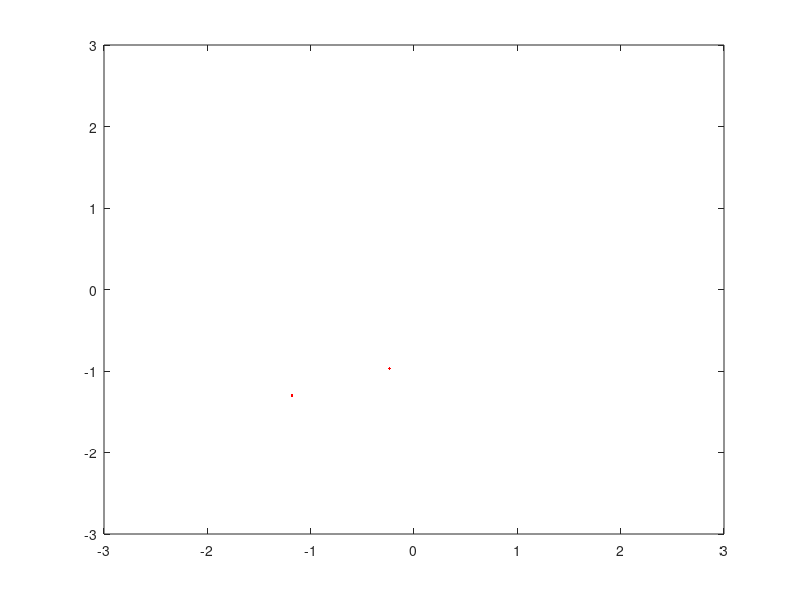

Write MATLAB code to recreate this figure.
# Ejercicio 4 - Guía 2 - Métodos numéricos para fluidos I
# Pablo Chehade
# Última edición: 2022/10/11
# Se busca resolver el problema del péndulo simple y péndulo doble

# Inciso a: péndulo simple
# EDO:
# tita''(t) = -g/l * sin(tita(t))
# o, escrito como sistema de ecuaciones
# u' = v
# v' = -g/l * sin(u)
# o, vectorialmente
# dy_vec/dt = f_vec(y_vec,t), donde y_vec = (u,v)



#---------------------------------------------
#Datos del problema
#---------------------------------------------
global g = 10;
global l = 1;

#---------------------------------------------
#Datos de la discretización
#---------------------------------------------

global Nmax_bis = 10000;
global tol_bis = 0.00001;
global alea = 0; #Este es un nro aleatorio necesario para ejecutar el método de bisección. No debería tener impacto en el resultado final
global a = -10;
global b = 10;

function f_vec =  f_vec(y_vec, t)
    g = 10;
    l = 1;
    f_vec = [y_vec(2), -g/l * sin(y_vec(1))];
endfunction

function y_new1 = Euler_implicito(y_new, y_old, t_old, h)
    # Dado y_n calcula y_{n+1} mediante el método de Euler implícito
    # y_{n+1} = y_n + h * f_vec(y_{n+1},t_{n+1})
    #y_new es el vector [y1_{n+1}, y2_{n+1}]
    #y_old es el vector [y1_n, y2_n]
    #t_old es el tiempo t_n
    #h es el paso de tiempo
    t_new = t_old + h;
    y_new1 = y_old + h*f_vec(y_new,t_new);
endfunction

function y_new1 = CrackNicholson(y_new, y_old, t_old, h)
    # Dado y_n calcula y_{n+1} mediante el método de Crack-Nicholson
    # y_{n+1} = y_n + h/2 * (f_vec(y_n,t_n) + f_vec(y_{n+1},t_{n+1}))
    #y_new es el vector [y1_{n+1}, y2_{n+1}]
    #y_old es el vector [y1_n, y2_n]
    #t_old es el tiempo t_n
    #h es el paso de tiempo
    t_new = t_old + h;
    y_new1 = y_old + h/2*(f_vec(y_old,t_old) + f_vec(y_new,t_new));
endfunction

function y_new1 = RK4(y_old, t_old, h)
    # Dado y_n calcula y_{n+1} mediante el método de Runge-Kutta de orden 4
    #y_new1 es el vector [y1_{n+1}, y2_{n+1}]. No se coloca como input porque se trata de un método explícito
    #y_old es el vector [y1_n, y2_n]
    #t_old es el tiempo t_n
    #h es el paso de tiempo
    t_new = t_old + h;
    k1 = f_vec(y_old,t_old);
    k2 = f_vec(y_old + h/2*k1,t_old + h/2);
    k3 = f_vec(y_old + h/2*k2,t_old + h/2);
    k4 = f_vec(y_old + h*k3,t_old + h);
    y_new1 = y_old + h/6*(k1 + 2*k2 + 2*k3 + k4);
endfunction

function y_new1 = LeapFrog(y_old,y_old_old, t_old,h)
    # Dado y_n calcula y_{n+1} mediante el método de Leap-Frog (método explícito)
    #y_new es el vector [y1_{n+1}, y2_{n+1}]
    #y_old es el vector [y1_n, y2_n]
    #y_old_old es el vector [y1_n-1, y2_n-1]
    #t_old es el tiempo t_n
    #h es el paso de tiempo
    t_new = t_old + h;
    y_new1 = y_old_old + 2*h*f_vec(y_old,t_old);
endfunction



function [tita_array, tita_punto_array] = Metodo_implicito(metodo, y_ini, t_ini, h, n, a, b, Nmax_bis, tol_bis, alea)
    #Aplico el método implícito al problema y retorno tita y tita_punto para todo t discreto entre 0 y h*n
    #metodo es un puntero al método implícito
    #y_ini es el vector [y1_0, y2_0]
    #t_ini es el tiempo t_0
    #h es el paso de tiempo
    #n es el número de pasos de tiempo
    #a y b son los límites de la bisección
    #Nmax_bis es el número máximo de iteraciones de la bisección
    #tol_bis es la tolerancia de la bisección
    #alea es un nro aleatorio necesario para aplicar el método de la bisección. No debería tener impacto alguno

    tita_array = zeros(n,1);
    tita_punto_array = zeros(n,1);
    #Aplico el método n veces
    t_old = t_ini;
    y_ini_copia = y_ini;
    for ii = 1:n
        [tita_array(ii), tita_punto_array(ii)] = biseccion_gral(metodo,y_ini_copia,t_old,h, a, b, Nmax_bis, tol_bis, alea);
        y_ini_copia = [tita_array(ii), tita_punto_array(ii)];
        t_old = t_old + h;
    endfor
endfunction

function [tita_array, tita_punto_array] = Metodo_explicito(metodo, y_ini, t_ini, h, n)
    #Aplico un método explícito al problema y retorno tita y tita_punto para todo t discreto entre 0 y h*n
    #metodo es un puntero al metodo explícito
    #y_ini es el vector [y1_0, y2_0]
    #t_ini es el tiempo t_0
    #h es el paso de tiempo
    #n es el número de pasos de tiempo

    tita_array = zeros(n,1);
    tita_punto_array = zeros(n,1);
    #Aplico el método n veces
    t_old = t_ini;
    y_ini_copia = y_ini;
    for ii = 1:n
        y_new = metodo(y_ini_copia,t_old,h);
        tita_array(ii) = y_new(1);
        tita_punto_array(ii) = y_new(2);
        #No se puede hacer directamente [tita_array(ii), tita_punto_array(ii)] = metodo(y_ini_copia,t_ini,h); porque la función metodo registra un único output, no varios.
        y_ini_copia = [tita_array(ii), tita_punto_array(ii)];
        t_old = t_old + h;
    endfor

endfunction

function [tita_array, tita_punto_array] = CN_LeapFrog(y_ini, t_ini, h, n, a, b, Nmax_bis, tol_bis, alea)
    #2 pasos con C-N y uno con Leap-Frog, es decir, se avanza de a 3h y por lo tanto n debe ser múltiplo de 3

    #Controlo que n sea múltiplo de 3
    if(mod(n,3)!=0)
        error("n debe ser multiplo de 3")
    endif

    tita_array = zeros(n,1);
    tita_punto_array = zeros(n,1);

    y_ini_copia = y_ini;
    t_old = t_ini;

    for jj = 1:(n/3)
        ii = 3*(jj-1) + 1;
    #C-N:
        [tita_array(ii), tita_punto_array(ii)] = Metodo_implicito(@CrackNicholson, y_ini_copia, t_old, h, 1, a, b, Nmax_bis, tol_bis, alea);
        y_ini_copia = [tita_array(ii), tita_punto_array(ii)];
        t_old = t_old + h;
        [tita_array(ii+1), tita_punto_array(ii+1)] = Metodo_implicito(@CrackNicholson, y_ini_copia, t_old, h, 1, a, b, Nmax_bis, tol_bis, alea);
        y_ini_copia = [tita_array(ii+1), tita_punto_array(ii+1)];
        t_old = t_old + h;

        #Leap-Frog:
        y_new= LeapFrog([tita_array(ii+1), tita_punto_array(ii+1)],[tita_array(ii), tita_punto_array(ii)], t_old,h);
        tita_array(ii+2) = y_new(1);
        tita_punto_array(ii+2) = y_new(2);
        y_ini_copia = [tita_array(ii+2), tita_punto_array(ii+2)];
        t_old = t_old + h;
    endfor

endfunction

#Aplico los métodos
y_ini = [pi/2,0]; #condiciones iniciales
t_ini = 0;
n = 99;
h = 0.1;
plotear = false;

if plotear == true
    [tita_array_EI, tita_punto_array_EI] = Metodo_implicito(@Euler_implicito, y_ini, t_ini, h, n, a, b, Nmax_bis, tol_bis, alea);
    [tita_array_CN, tita_punto_array_CN] = Metodo_implicito(@CrackNicholson, y_ini, t_ini, h, n, a, b, Nmax_bis, tol_bis, alea);
    [tita_array_RK4, tita_punto_array_RK4] = Metodo_explicito(@RK4, y_ini, t_ini, h, n);
    [tita_array_CNLF, tita_punto_array_CNLF] = CN_LeapFrog(y_ini, t_ini, h, n, a, b, Nmax_bis, tol_bis, alea);


    #Ploteo tita_array vs tiempo:
    t_array = linspace(0, n*h, n);
    plot(t_array,tita_array_EI,";Euler Implícito;","linewidth", 2);
    hold on;
    plot(t_array,tita_array_CN,";Crack - Nicholson;","linewidth", 2);
    hold on;
    plot(t_array,tita_array_RK4,";RK4;","linewidth", 2);
    hold on;
    plot(t_array,tita_array_CNLF,";CN + Leap Frog;","linewidth", 2);

    pause(1000)
endif

function Tau = Periodo_exacto(l,g,tita,tol_periodo)
    #Calcula el período del péndulo simple con la fórmula exacta para dado l y g. Para esto se emplea una suma infinita truncada hasta cierto término. El truncamiento está dado por la tolerancia aceptada tol_periodo, donde el error se calcula como la diferencia entre considerar o no el siguiente término en la suma.
    #l es la longitud del péndulo
    #g es la aceleración de la gravedad
    #tol_periodo es la tolerancia de truncamiento, da la cantidad de términos considerados en la suma infinita
    #tita es la amplitud angular

    T0 = 2*pi*sqrt(l/g);
    Tau = T0;
    error_trunc = tol_periodo + 1;
    nn = 0;
    while(error_trunc > tol_periodo)
        #Calculo el siguiente término de la suma (adimensional)
        termino_suma = ( factorial(2*nn) / (2^(2*nn)*(factorial(nn))^2) )^2 * sin(tita/2)^(2*nn);
        #Actualizo el valor de nn
        nn = nn + 1;
        #Calculo el error de truncamiento
        error_trunc = T0*termino_suma;
        #Actualizo el valor de Tau
        Tau = Tau + error_trunc;
    endwhile

endfunction

function e_fase = error_fase(t_array, tita_array,tita_punto_array, Tau)
    #Dado t_array, tita_array y tita_punto_array, calculo el error de fase (tan−1(tita′/tita))
    #a t = Tau período exacto, fase_exacta = 0, entonces el error estará dado por la fase

    #tol_fase es el error en la determinación del tiempo tal que t = Tau. Si es muy pequeño podría no encontrarse el tiempo que cumpla la condición.

    #Busco el tiempo t en t_array tal que t = Tau (no considero múltiplos)
    e_fase = 10;
    for ii=1:length(t_array)
        #Calculo la fase a ese tiempo
        if(abs(t_array(ii) - Tau) < 0.001) #considero que el error en la determinación de este nro está dado solamente por un error de punto flotante
            e_fase = atan(tita_punto_array(ii)/tita_array(ii));
        endif
    endfor

endfunction

function ampli = amplitud(tita_punto, tita, l, g)
    ampli = 1/2 * l^2 * tita_punto ^2 - g*l*cos(tita);
endfunction

function e_ampli = erroramplitud(t_array, tita_array,tita_punto_array, Tau, l, g)
    #Dado t_array, tita_array y tita_punto_array, calculo el error de amplitud (1/2l^2tita′^2 − gl cos(tita)) en t = Tau período exacto

    amplitud_exacta = amplitud(tita_punto_array(1), tita_array(1), l, g);
    #Busco el tiempo t en t_array tal que t = Tau (no considero múltiplos)
    e_ampli = 10;
    for ii=1:length(t_array)
        #Calculo el error de amplitud
        if(abs(t_array(ii) - Tau)< 0.001)
            e_ampli = amplitud_exacta - amplitud(tita_punto_array(ii), tita_array(ii), l, g);
        endif
    endfor
endfunction


#Aplico los métodos y calculo para cada uno de ellos el error de fase y el error de amplitud
plotear = false;

if plotear == true

    y_ini = [pi/2,0]; #condiciones iniciales
    t_ini = 0;

    #Calculo el período
    tol_periodo = 0.00000001;
    Tau = Periodo_exacto(l,g,y_ini(1),tol_periodo);

    #Elijo n múltiplo de 3
    n_array = 33*[1,3,9,27]; #debe ser impar para que Tau esté contenido en t_array
    #n_array = 33*[1,3,9,27,81,243, 729]; #debe ser impar para que Tau esté contenido en t_array
    #Elijo h tal que el período esté contenido en t_array una cantidad k de veces
    k = 2;
    h_array = zeros(length(n_array),1);
    for ii = 1:length(n_array)
        h_array(ii) = k*Tau/n_array(ii);
    endfor

    e_fase = zeros(length(n_array),4); #Las filas serán los distintos métodos en el orden EI, CN, RK4, CNFL
    e_amplitud = zeros(length(n_array),4);

    for ii=1:length(n_array)
        t_array = linspace(0, n_array(ii)*h_array(ii), n_array(ii));

        [tita_array_EI, tita_punto_array_EI] = Metodo_implicito(@Euler_implicito, y_ini, t_ini, h_array(ii), n_array(ii), a, b, Nmax_bis, tol_bis, alea);
        e_fase(ii,1) = error_fase(t_array, tita_array_EI,tita_punto_array_EI, Tau);
        e_amplitud(ii,1) = erroramplitud(t_array, tita_array_EI,tita_punto_array_EI, Tau, l, g);

        [tita_array_CN, tita_punto_array_CN] = Metodo_implicito(@CrackNicholson, y_ini, t_ini, h_array(ii), n_array(ii), a, b, Nmax_bis, tol_bis, alea);
        e_fase(ii,2) = error_fase(t_array, tita_array_CN,tita_punto_array_CN, Tau);
        e_amplitud(ii,2) = erroramplitud(t_array, tita_array_CN,tita_punto_array_CN, Tau, l, g);

        [tita_array_RK4, tita_punto_array_RK4] = Metodo_explicito(@RK4, y_ini, t_ini, h_array(ii), n_array(ii));
        e_fase(ii,3) = error_fase(t_array, tita_array_RK4,tita_punto_array_RK4, Tau);
        e_amplitud(ii,3) = erroramplitud(t_array, tita_array_RK4,tita_punto_array_RK4, Tau, l, g);

        [tita_array_CNLF, tita_punto_array_CNLF] = CN_LeapFrog(y_ini, t_ini, h_array(ii), n_array(ii), a, b, Nmax_bis, tol_bis, alea);
        e_fase(ii,4) = error_fase(t_array, tita_array_CNLF,tita_punto_array_CNLF, Tau);
        e_amplitud(ii,4) = erroramplitud(t_array, tita_array_CNLF,tita_punto_array_CNLF, Tau, l, g);

    endfor

    % #Ploteo los errores vs h_array:
    % plot(h_array,e_fase(:,1),";Euler Implícito;","linewidth", 2);
    % hold on;
    % plot(h_array,e_fase(:,2),";Crack - Nicholson;","linewidth", 2);
    % hold on;
    % plot(h_array,e_fase(:,3),";RK4;","linewidth", 2);
    % hold on;
    % plot(h_array,e_fase(:,4),";CN + Leap Frog;","linewidth", 2);
    % pause(2)
    % hold off;

    % plot(h_array,e_amplitud(:,1),";Euler Implícito;","linewidth", 2);
    % hold on;
    % plot(h_array,e_amplitud(:,2),";Crack - Nicholson;","linewidth", 2);
    % hold on;
    % plot(h_array,e_amplitud(:,3),";RK4;","linewidth", 2);
    % hold on;
    % plot(h_array,e_amplitud(:,4),";CN + Leap Frog;","linewidth", 2);
    % pause(2)
    % hold off;

    #Ploteo los errores vs h_array en escala log-log
    loglog(h_array,abs(e_fase(:,1)),";Euler Implícito;","linewidth", 2);
    hold on;
    loglog(h_array,abs(e_fase(:,2)),";Crack - Nicholson;","linewidth", 2);
    hold on;
    loglog(h_array,abs(e_fase(:,3)),";RK4;","linewidth", 2);
    hold on;
    loglog(h_array,abs(e_fase(:,4)),";CN + Leap Frog;","linewidth", 2);
    pause(10)
    hold off;

    loglog(h_array,abs(e_amplitud(:,1)),";Euler Implícito;","linewidth", 2);
    hold on;
    loglog(h_array,abs(e_amplitud(:,2)),";Crack - Nicholson;","linewidth", 2);
    hold on;
    loglog(h_array,abs(e_amplitud(:,3)),";RK4;","linewidth", 2);
    hold on;
    loglog(h_array,abs(e_amplitud(:,4)),";CN + Leap Frog;","linewidth", 2);
    pause(10)
    hold off;

endif

#Agrego rectas con distintas dependencias
#Estaría bueno hacer una corrida grande y exportar los datos anteriores para luego graficarlos




#Inciso b: péndulo doble

function fb_vec =  fb_vec(y_vec, t)
    f1 = y_vec(3);
    f2 = y_vec(4);
    f3 = (y_vec(4)^2*sin(y_vec(2)-y_vec(1)) - 20*sin(y_vec(1)) + y_vec(3)^2*sin(y_vec(2)-y_vec(1))*cos(y_vec(2)-y_vec(1)) + 10*sin(y_vec(2))*cos(y_vec(2)-y_vec(1))  )  /  (  2 - cos(y_vec(2)-y_vec(1))^2  );
    f4 = -y_vec(3)^2*sin(y_vec(2)-y_vec(1)) -10*sin(y_vec(2)) - f3*cos(y_vec(2)-y_vec(1));

    % (v2^2*sin(u2-u1) - 20*sin(u1) + v1^2*sin(u2-u1)*cos(u2-u1) + 10*sin(u2)*cos(u2-u1)  )  /  (  2 - cos(u2-u1)^2  )
    % -v1^2*sin(u2-u1) -10*sin(u2) - (v2^2*sin(u2-u1) - 20*sin(u1) + v1^2*sin(u2-u1)*cos(u2-u1) + 10*sin(u2)*cos(u2-u1)  )  /  (  2 - cos(u2-u1)^2  )*cos(u2-u1)

    fb_vec = [f1,f2,f3,f4];
endfunction

function y_new1 = RK4b(y_old, t_old, h)
    # Dado y_n calcula y_{n+1} mediante el método de Runge-Kutta de orden 4
    #y_new1 es el vector [y1_{n+1}, y2_{n+1}]. No se coloca como input porque se trata de un método explícito
    #y_old es el vector [y1_n, y2_n]
    #t_old es el tiempo t_n
    #h es el paso de tiempo
    t_new = t_old + h;
    k1 = fb_vec(y_old,t_old);
    k2 = fb_vec(y_old + h/2*k1,t_old + h/2);
    k3 = fb_vec(y_old + h/2*k2,t_old + h/2);
    k4 = fb_vec(y_old + h*k3,t_old + h);
    y_new1 = y_old + h/6*(k1 + 2*k2 + 2*k3 + k4);
endfunction

function [tita1_array, tita2_array, tita1_punto_array, tita2_punto_array] = Pendulo_doble(y_ini, t_ini, h, n)
    #Aplico un método explícito al pendulo doble y retorno tita y tita_punto para todo t discreto entre 0 y h*n
    #y_ini es el vector [y1_0, y2_0, y3_0, y4_0] = [tita1_0, tita2_0, tita1_punto_0, tita2_punto_0]
    #t_ini es el tiempo t_0
    #h es el paso de tiempo
    #n es el número de pasos de tiempo

    tita1_array = zeros(n,1);
    tita2_array = zeros(n,1);
    tita1_punto_array = zeros(n,1);
    tita2_punto_array = zeros(n,1);

    #Aplico el método n veces
    t_old = t_ini;
    y_ini_copia = y_ini;
    for ii = 1:n
        y_new = RK4b(y_ini_copia,t_old,h);
        tita1_array(ii) = y_new(1);
        tita2_array(ii) = y_new(2);
        tita1_punto_array(ii) = y_new(3);
        tita2_punto_array(ii) = y_new(4);
        y_ini_copia = [tita1_array(ii), tita2_array(ii),tita1_punto_array(ii), tita2_punto_array(ii)];
        t_old = t_old + h;
    endfor

endfunction

#Test de la solución para las condiciones de la cátedra
y_ini = [pi/2, pi/2, 0, 0];
t_ini = 0;
t_max = pi;
n = 1000; #discretización
h = (t_max - t_ini)/n;

[tita1_array, tita2_array, tita1_punto_array, tita2_punto_array] = Pendulo_doble(y_ini, t_ini, h, n);

#Resulta ser el mismo valor que la cátedra
[tita1_array(length(tita1_array)), tita2_array(length(tita1_array)), tita1_punto_array(length(tita1_array)), tita2_punto_array(length(tita1_array))]



#Estudio la solución para distintas condiciones iniciales hasta t = 10*pi
#Grafico las diferencias entre tita1, tita2, tita1_punto y tita2_punto para distintas condiciones iniciales respecto a una de ellas

plotear = false;
if plotear == true
    t_ini = 0;
    t_max = 10*pi;
    n = 1000; #discretización
    h = (t_max - t_ini)/n;
    t_array = linspace(0, n*h, n);

    a = pi/2;
    [tita1_array, tita2_array, tita1_punto_array, tita2_punto_array] = Pendulo_doble([pi/2, a, 0, 0], t_ini, h, n);
    tita_array_A = [tita1_array, tita2_array, tita1_punto_array, tita2_punto_array];

    a = 1.00001*pi/2;
    [tita1_array, tita2_array, tita1_punto_array, tita2_punto_array] = Pendulo_doble([pi/2, a, 0, 0], t_ini, h, n);
    tita_array_B = [tita1_array, tita2_array, tita1_punto_array, tita2_punto_array];

    a = 0.99999*pi/2;
    [tita1_array, tita2_array, tita1_punto_array, tita2_punto_array] = Pendulo_doble([pi/2, a, 0, 0], t_ini, h, n);
    tita_array_C = [tita1_array, tita2_array, tita1_punto_array, tita2_punto_array];

    #Grafico tita1 y tit2 de todos
    plot(t_array,tita_array_A(:,1),";a = pi/2;","linewidth", 1);
    hold on;
    plot(t_array,tita_array_B(:,1),";a = 1.00001*pi/2;","linewidth", 1);
    hold on;
    plot(t_array,tita_array_C(:,1),";a = 0.99999*pi/2;","linewidth", 1);
    pause(10);
    hold off;

    #Grafico las diferencias respecto a A
    % plot(t_array,tita_array_A(:,1) - tita_array_B(:,1),";a = 1.00001*pi/2;","linewidth", 1);
    % hold on;
    % plot(t_array,tita_array_A(:,1) - tita_array_C(:,1),";a = 0.99999*pi/2;","linewidth", 1);
    % pause(10);


endif



#Grafico las diferencias entre tita1, tita2, tita1_punto, tita2_punto para t = 5*pi para distintos valores de h
plotear = false;

if plotear == true
    t_ini = 0;
    t_max = 5*pi;
    n_array = [50,100,200,500,1000, 2000, 5000, 10000]; #discretización
    #n_array = [50,100,200,500,1000, 2000, 5000, 10000, 20000, 50000]; #discretización
    h_array = zeros(length(n_array),1);
    diferencias_B = zeros(length(n_array),4);
    diferencias_C = zeros(length(n_array),4);

    for ii=1:length(n_array)
        n = n_array(ii);
        h_array(ii) = (t_max - t_ini)/n;
        h = h_array(ii);

        a = pi/2;
        [tita1_array, tita2_array, tita1_punto_array, tita2_punto_array] = Pendulo_doble([pi/2, a, 0, 0], t_ini, h, n);
        tita_array_A = [tita1_array, tita2_array, tita1_punto_array, tita2_punto_array];

        a = 1.00001*pi/2;
        [tita1_array, tita2_array, tita1_punto_array, tita2_punto_array] = Pendulo_doble([pi/2, a, 0, 0], t_ini, h, n);
        tita_array_B = [tita1_array, tita2_array, tita1_punto_array, tita2_punto_array];

        a = 0.99999*pi/2;
        [tita1_array, tita2_array, tita1_punto_array, tita2_punto_array] = Pendulo_doble([pi/2, a, 0, 0], t_ini, h, n);
        tita_array_C = [tita1_array, tita2_array, tita1_punto_array, tita2_punto_array];

        diferencias_B(ii,:) = tita_array_A(length(tita_array_A(:,1)),:) - tita_array_B(length(tita_array_B(:,1)),:);
        diferencias_C(ii,:) = tita_array_A(length(tita_array_A(:,1)),:) - tita_array_C(length(tita_array_C(:,1)),:);
    endfor

    #Grafico las diferencias
    plot(h_array, diferencias_B(:,1),";B - tita1;","linewidth", 1); hold on;
    plot(h_array, diferencias_B(:,2),";B - tita2;","linewidth", 1); hold on;
    plot(h_array, diferencias_B(:,3),";B - tita1_punto;","linewidth", 1); hold on;
    plot(h_array, diferencias_B(:,4),";B - tita2_punto;","linewidth", 1); hold on;
    plot(h_array, diferencias_C(:,1),";C - tita1;","linewidth", 1); hold on;
    plot(h_array, diferencias_C(:,2),";C - tita2;","linewidth", 1); hold on;
    plot(h_array, diferencias_C(:,3),";C - tita1_punto;","linewidth", 1); hold on;
    plot(h_array, diferencias_C(:,4),";C - tita2_punto;","linewidth", 1); hold off;
    pause(100);
endif


#Grafico con la función comet (VER EJEMPLO DE CÁTEDRA)
t_ini = 0;
t_max = 10*pi;
n = 1000; #discretización
h = (t_max - t_ini)/n;
t_array = linspace(0, n*h, n);

a = pi/2;
[tita1_array, tita2_array, tita1_punto_array, tita2_punto_array] = Pendulo_doble([pi/2, a, 0, 0], t_ini, h, n);
tita_array_A = [tita1_array, tita2_array, tita1_punto_array, tita2_punto_array];

a = 1.00001*pi/2;
[tita1_array, tita2_array, tita1_punto_array, tita2_punto_array] = Pendulo_doble([pi/2, a, 0, 0], t_ini, h, n);
tita_array_B = [tita1_array, tita2_array, tita1_punto_array, tita2_punto_array];

a = 0.99999*pi/2;
[tita1_array, tita2_array, tita1_punto_array, tita2_punto_array] = Pendulo_doble([pi/2, a, 0, 0], t_ini, h, n);
tita_array_C = [tita1_array, tita2_array, tita1_punto_array, tita2_punto_array];


title ("Trayectorias");
for l=1:n
    pendulo1_A = [sin(tita_array_A(l,1)), -cos(tita_array_A(l,1))];
    pendulo1_B = pendulo1_A + [sin(tita_array_A(l,2)), -cos(tita_array_A(l,2))];
    plot(pendulo1_A(1), pendulo1_A(2), 'r'); hold on;
    plot(pendulo1_B(1), pendulo1_B(2), 'r'); hold off;

    % plot(sin(uexacta(1,l)),-cos(uexacta(1,l)),sin(uee(1,l)),-cos(uee(1,l)),sin(uei(1,l)),-cos(uei(1,l)),sin(ucn(1,l)),-cos(ucn(1,l)),'linewidth',1.5);
    % legend("Exacto","EE","EI","CN");
    axis([-3 3 -3 3]); 
    pause(0.1);
endfor



























#Calculo el error de amplitud
function ampli_b = amplitud_b(tita_array, g)
    #Calcula la energía del sistema
    #tita_array = [tita1, tita2, tita1_punto, tita2_punto]
    m1 = 1;
    m2 = 1;
    l1 = 1;
    l2 = 1;

    tita1 = tita_array(1);
    tita2 = tita_array(2);
    tita1_punto = tita_array(3);
    tita2_punto = tita_array(4);

    T = 1/2*(m1+m2)*l1^2*tita1_punto^2 + 1/2*m2*l2^2*tita2_punto^2 + m2*l1*l2*tita1_punto*tita2_punto*cos(tita2-tita1);

    V = -(m1+m2)*g*l1*cos(tita1) - m2*g*l2*cos(tita2);

    ampli_b = T + V;
endfunction

function e_ampli_b_array = erroramplitud_b(t_array, tita_array,g)
    #Dado t_array, tita_array y tita_punto_array, calculo el error de amplitud (1/2l^2tita′^2 − gl cos(tita)) para todo tiempo

    tita1_array = tita_array(:,1);
    tita2_array = tita_array(:,2);
    tita1_punto_array = tita_array(:,3);
    tita2_punto_array = tita_array(:,4);

    amplitud_exacta = amplitud_b(tita_array(1,:), g);
    #Busco el tiempo t en t_array tal que t = Tau (no considero múltiplos)
    e_ampli_b_array = zeros(length(t_array),1);
    for ii=1:length(t_array)
        #Calculo el error de amplitud
        e_ampli_b_array(ii) = amplitud_exacta - amplitud_b(tita_array(ii,:), g);
    endfor
endfunction


#Calculo el error de amplitud para todo tiempo

plotear == false;
if plotear == true
    y_ini = [pi/2, pi/2, 0, 0];
    t_ini = 0;
    t_max = pi;
    n = 1000; #discretización
    h = (t_max - t_ini)/n;

    [tita1_array, tita2_array, tita1_punto_array, tita2_punto_array] = Pendulo_doble(y_ini, t_ini, h, n);
    tita_array = [tita1_array, tita2_array, tita1_punto_array, tita2_punto_array];
    t_array = linspace(0, n*h, n);

    e_ampli_b_array = erroramplitud_b(t_array, tita_array,g);

    #Grafico
    plot(t_array, e_ampli_b_array, 'r');
    pause(10);
endif

#Calculo el error a t = pi en función de h
plotear = false
if plotear == true
    y_ini = [pi/2, pi/2, 0, 0];
    t_ini = 0;
    t_max = pi;
    #n_array = [10,20,50,100, 200, 500, 1000, 2000, 5000, 10000, 20000, 50000, 100000];
    n_array = [10,20,50,100, 200, 500, 1000, 2000, 5000, 10000];
    h_array = zeros(length(n_array),1);
    e_ampli_b_array_h = zeros(length(n_array),1);
    for ii=1:length(n_array)
        n = n_array(ii);
        h_array(ii) = (t_max - t_ini)/n;
        h = h_array(ii);
        [tita1_array, tita2_array, tita1_punto_array, tita2_punto_array] = Pendulo_doble(y_ini, t_ini, h, n);
        tita_array = [tita1_array, tita2_array, tita1_punto_array, tita2_punto_array];
        t_array = linspace(0, n*h, n);
        e_ampli_b_array_h(ii) = abs(amplitud_b(tita_array(1,:), g) - amplitud_b(tita_array(length(tita1_array),:), g));
    endfor

    #Grafico
    loglog(h_array, e_ampli_b_array_h, 'r');
    pause(10);
endif